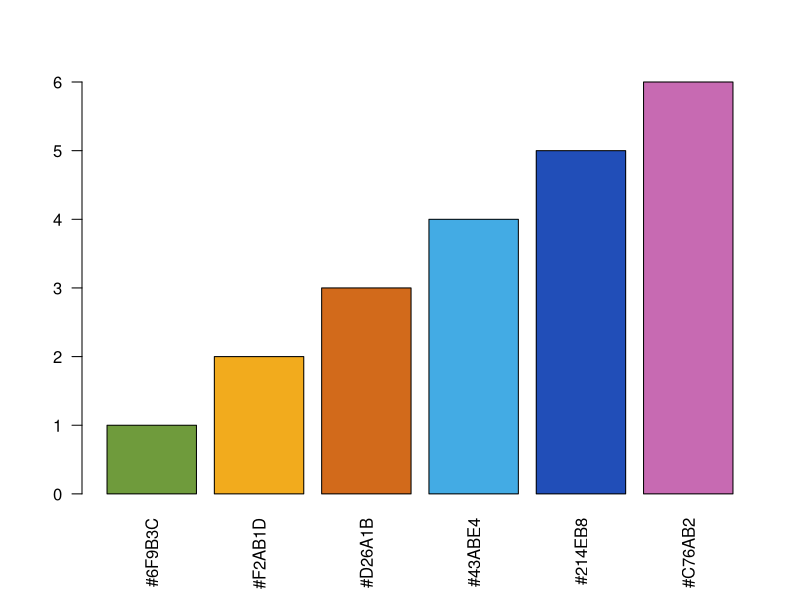
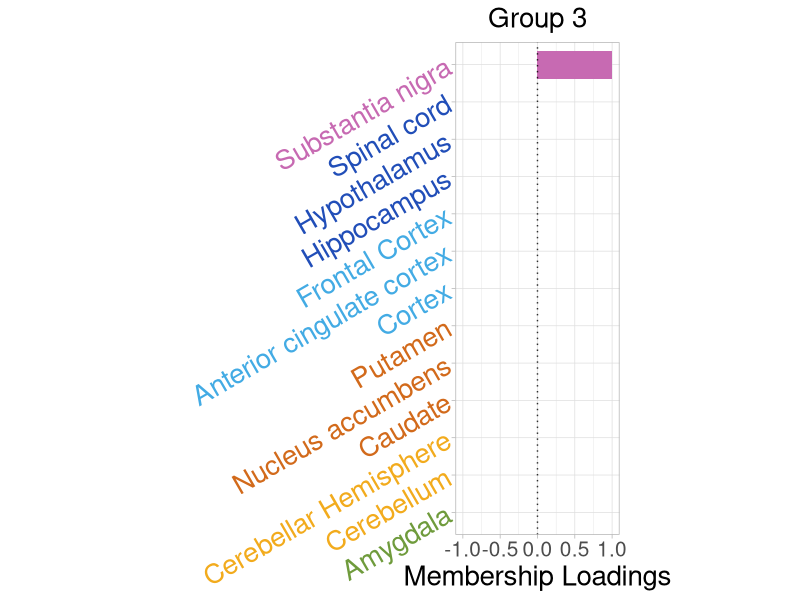

These charts were generated, in order, by the following R code: (Note: this script raises an error after producing the figures.)
##### vertical barplots & preparation for network #####

# Origin:  03/12/21, Lastest update: Jiaxin Hu 03/14/21

## Here is the example to make barplot for membership matrix U and networks for precision matrix

## The code for barplot is originally used to plot a gene enrichment plot for the final project of BMI 826
## The original figure is an error bar figure using  geom_errorbar()

library(ggplot2)
library(igraph)

# check the clustering result quickly
U = read.csv("output_r3rho1500/U_r3_rho1500.csv",header = TRUE)
rownames(U)=U[,1]
U=U[,-1]

brain_tissue_name=rownames(as.matrix(U))
r = 3
cluster_result =list()
for (i in 1:r) {
  cluster_result[[i]] = brain_tissue_name[ U[,i] != 0 ]
}
cluster_result[[(r+1)]] = brain_tissue_name[rowSums(U) == 0]
for (i in 1:(r+1)) {
  cat("This is cluster ",i, "\n", cluster_result[[i]], "\n")
}


## bar plot visualization

tissue_name = brain_tissue_name
tissue_name = gsub("Brain - ", "",tissue_name)
tissue_name = gsub("\\s*\\([^\\)]+\\)","",tissue_name)

U_df = data.frame(tissue_name = tissue_name, U1 = U[,1], U2 = U[,2],U3 = U[,3],U4=rep(1,13)) ## modify based on outputs
U_df$Tissues = rep(0,13)

#### modify based on outputs
U_df$Tissues[U_df$U1 > 0] = "Other Tissues"
U_df$Tissues[U_df$U1 < 0] = "Cortex"
U_df$Tissues[U_df$U2 < 0] = "Cerebellum"
U_df$Tissues[U_df$U2 > 0] = "Basal Ganglia"
U_df$Tissues[U_df$U3 > 0] = "Substantia nigra"
U_df$Tissues[U_df$U3 < 0] = "Amygdala"


U_df$Tissues = as.factor(U_df$Tissues)
U_df = U_df[order(U_df$Tissues),]

selected_color = c("#6F9B3C","#F2AB1D","#D26A1B","#43ABE4","#214EB8","#C76AB2")
# check the color
barplot(1:length(selected_color), col=as.character(selected_color), names.arg = selected_color, las=2) 
U_df$color = rep(0,13)

for (i in 1:length(levels(U_df$Tissues))) {
  U_df$color[ U_df$Tissues %in% levels(U_df$Tissues)[i]  ] = selected_color[i]
}

# for group 0
pdf("Figure/bar3.pdf",width=6,height=10)
gg1 = ggplot(U_df, aes(x = tissue_name, y = U3, fill = Tissues)) +
  geom_bar(stat="identity", width=0.75)+
  scale_fill_manual(values = selected_color) +
  #scale_colour_manual(values = c("#6F9B3C","#F2AB1D","#214EB8","#43ABE4","#7776BC","#C76AB2")) +
  scale_x_discrete(limits=c(U_df$tissue_name))+
  theme_light()+
  theme(
    aspect.ratio = 3/1,
    axis.text.y = element_text(size = 20, color = as.character(U_df$color),
                               angle = 30),
    axis.text.x = element_text(size = 15),
    axis.title.y = element_blank(),
    axis.title.x = element_text(size = 20),
    plot.title = element_text(hjust = 0.5,size = 20),
    legend.position = "none"
  )+
  ylim(-1,1) +
  ylab("Membership Loadings")+
  geom_hline(yintercept = 0, lty = "dotted", alpha = 0.8)+
  ggtitle(label = "Group 3") +
  coord_flip()

gg1
dev.off()



########### network plotting using igraph
# read data
Theta1=read.csv("output_r3rho1500/Theta_1_r3_rho1500.csv")
rownames(Theta1)=Theta1[,1]
Theta1=as.matrix(Theta1[,-1])
Theta2=read.csv("output_r3rho1500/Theta_2_r3_rho1500.csv")
rownames(Theta2)=Theta2[,1]
Theta2=as.matrix(Theta2[,-1])
Theta3=read.csv("output_r3rho1500/Theta_3_r3_rho1500.csv")
rownames(Theta3)=Theta3[,1]
Theta3=as.matrix(Theta3[,-1])
Theta0=read.csv("output_r3rho1500/Theta0_r3_rho1500.csv")
rownames(Theta0)=Theta0[,1]
Theta0=as.matrix(Theta0[,-1])


# get strong genes
index1=which((Theta1 - diag(diag(Theta1)))!=0,arr.ind=T)
index2=which((Theta2 - diag(diag(Theta2)))!=0,arr.ind=T)
index3=which((Theta3 - diag(diag(Theta3)))!=0,arr.ind=T)
index3=index3[order(abs(Theta3[index3]),decreasing = T)[1:20],] # first 15 strong connections in Theta3

index = unique(c(index1[,1], index1[,2], index2[,1], index2[,2],index3[,1], index3[,2]))

# get vertices
gene_name=row.names(Theta1) 
gene_name= gsub("\\_.*","",gene_name)
gene = as.data.frame(sort(gene_name[index]))

# get node-edge file
Theta = Theta0
network = NULL
for (i in 2:length(index)) {
  for (j in 1:(i-1)) {
    if( abs(Theta[index[i],index[j]])!=0){
      network = rbind(network, c(gene_name[index[i]], gene_name[index[j]], 
                                 abs(Theta[index[i],index[j]]), sign(Theta[index[i],index[j]])))
    }
  }
}
colnames(network) = c("from","to","value","sign")
network = as.data.frame(network)

# For Theta 0, cut off weak connecitons for better visualization
# For Theta_l, l = 1,2,3, ignore this step
network = network[abs(as.numeric(network$value)) > 0.05,]


# plot
g1 = graph_from_data_frame(network, directed = F, vertices = gene)
width = as.numeric(network$value)*5
color = rep("#D4613E",length(network$sign)) # negative red
color[network$sign == 1] = "#466CA6" #positive blue

pdf("Figure/Theta0.pdf",width=10, height=10)
plot(g1, layout = layout.circle(g1),
     edge.width = width,
     edge.color = color,
     vertex.color = 'white',
     vertex.frame.color = "black")
dev.off()









